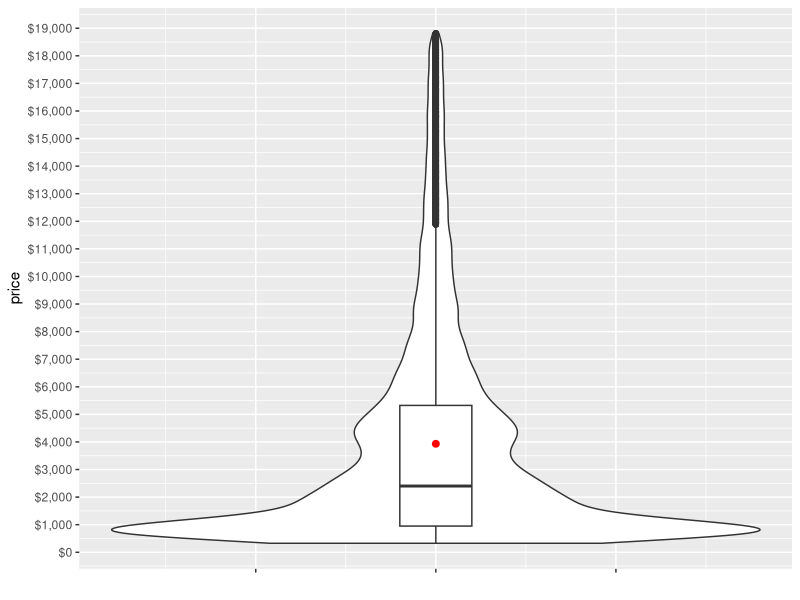
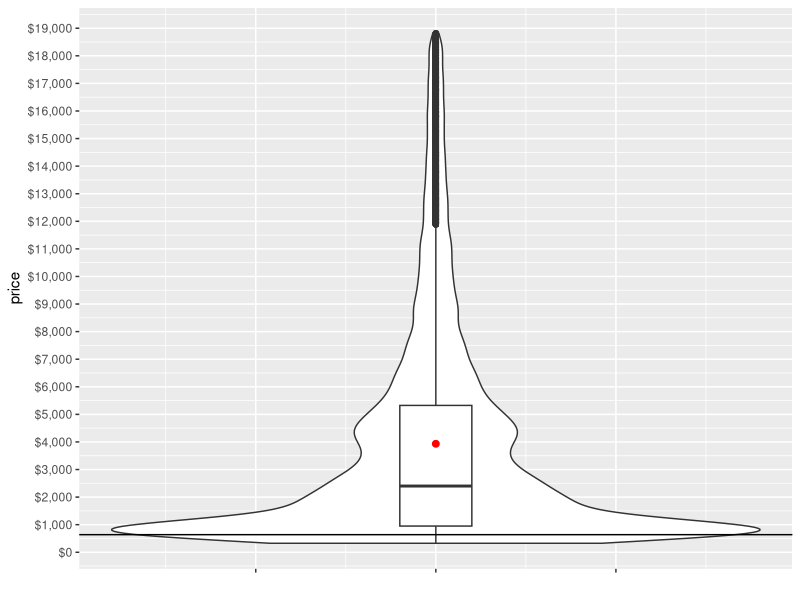
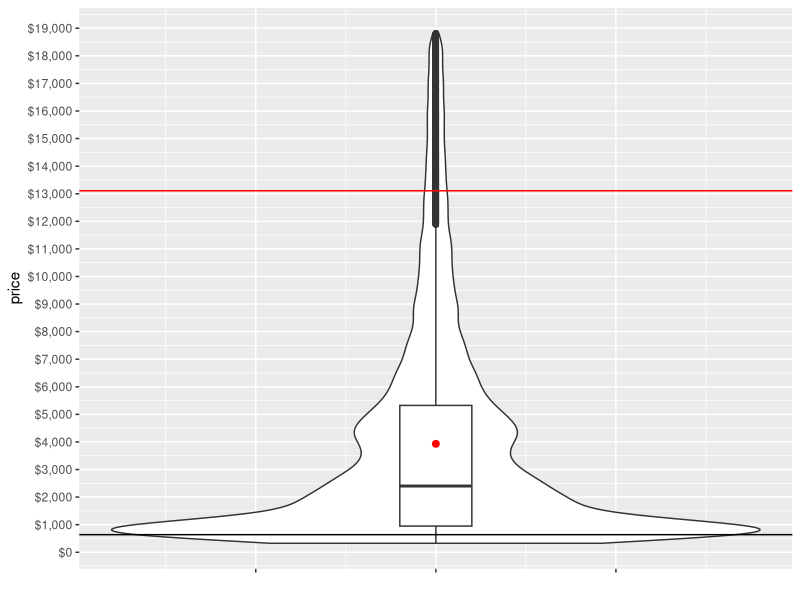

These charts were generated, in order, by the following R code:
## ---- chunk 1
require(ggplot2)
require(scales)
require(reshape2)
require(lubridate)
data(diamonds)
## ---- chunk 2
ggplot(diamonds, aes(x=0, y=price)) + geom_violin() + geom_boxplot(width=0.1) + xlab("") + theme(axis.text.x=element_blank()) + stat_summary(fun.y=mean, geom="point", size=2, color="red") + scale_y_continuous(labels = dollar, breaks = seq(0, 20000, 1000))
## ---- chunk 3
sample.size <- 4
set.seed(1)
S4.1 <- sample(diamonds$price, sample.size)
S4.1
## ---- chunk 4
ggplot(diamonds, aes(x=0, y=price)) + geom_violin() + geom_boxplot(width=0.1) + xlab("") + theme(axis.text.x=element_blank()) + stat_summary(fun.y=mean, geom="point", size=2, color="red") + scale_y_continuous(labels = dollar, breaks = seq(0, 20000, 1000)) + geom_hline(yintercept=S4.1[1])
## ---- chunk 5
critical.value <- quantile(diamonds$price, probs=0.95)
names(critical.value) <- NULL
## ---- chunk 6
ggplot(diamonds, aes(x=0, y=price)) + geom_violin() + geom_boxplot(width=0.1) + xlab("") + theme(axis.text.x=element_blank()) + stat_summary(fun.y=mean, geom="point", size=2, color="red") + scale_y_continuous(labels = dollar, breaks = seq(0, 20000, 1000)) + geom_hline(yintercept=S4.1[1])+geom_hline(yintercept=critical.value, color='red')
